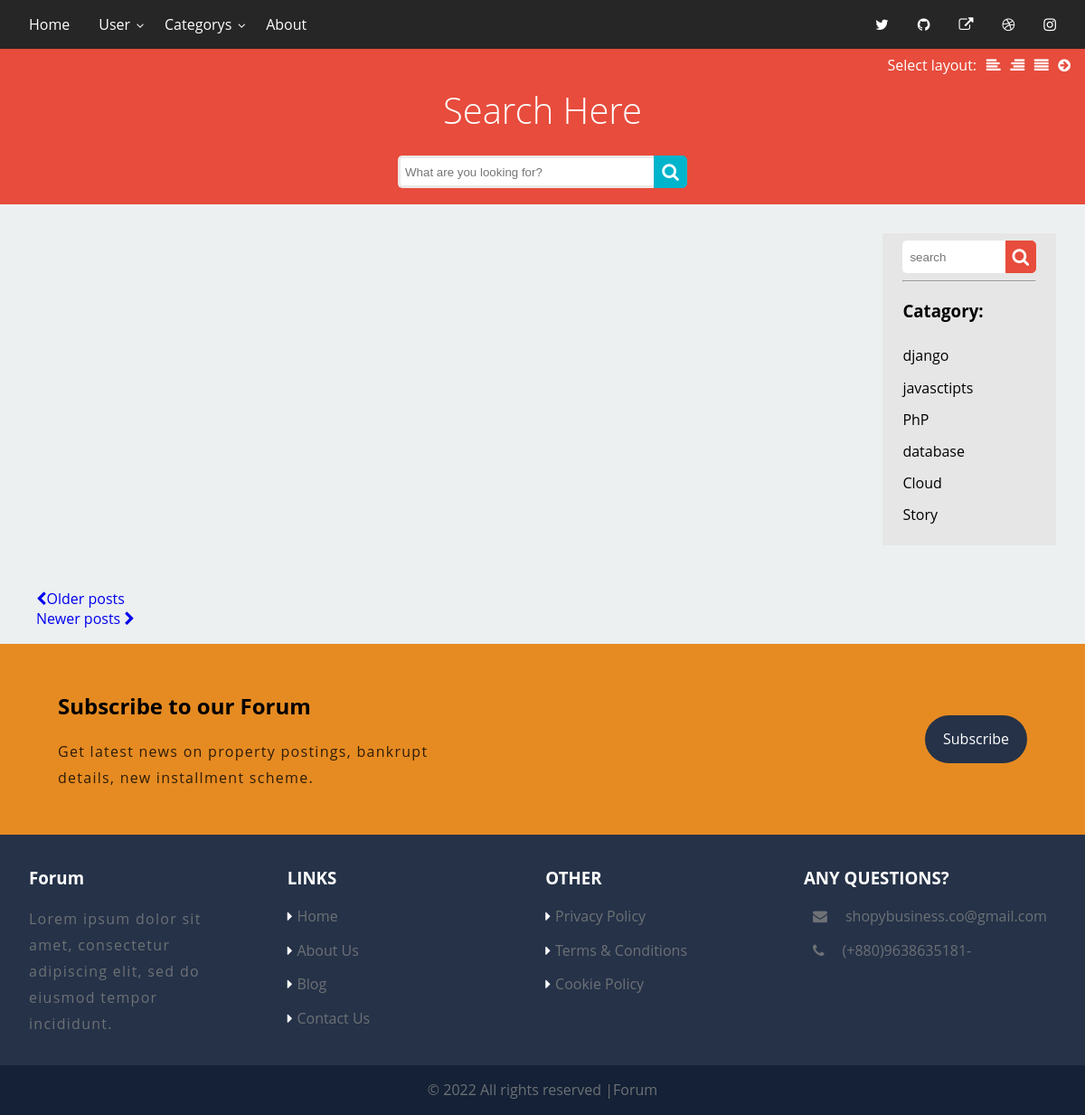
The page /category/story/ (signed in) on the database its author committed.
### home/models.py (models this page shows, shortened)
class Category (models.Model):
    name = models.CharField(max_length=200)
    slug = models.SlugField(max_length=255, unique=True)
    class Meta:
        verbose_name_plural= 'Categories'

### home/views.py (the view)
# urls.py: path('category/<slug:slug>/', views.category, name='category'),
def category(request, slug):
    allblogs = BlogModel.objects.filter(category__slug=slug)
    categories = Category.objects.all()
    context =  { 'allblogs': allblogs,
                 'categories': categories,
                }
    return render (request, 'blog/home.html', context)

### home/templates/blog/home.html (shortened to what this page needs)
{% extends "blog/base.html" %}
{% load custom_filters % }
{% block content %}
<div class="outer-wrap">
  <header class="masthead">
    <div class="sidebar-switcher">
      Select layout: <a href="#" class="sidebar-left-toggle"><i class="fa fa-align-left"></i></a> <a href="#" class="sidebar-right-toggle"><i
          class="fa fa-align-right"></i><span class="screen-reader-text">Move sidebar to the right</span></a> <a
        href="#" class="no-sidebar-toggle"><i class="fa fa-align-justify"></i></a> <a href="#" class="hide-sidebar-toggle"><i
          class="fa fa-arrow-circle-right"></i><span class="screen-reader-text">Remove sidebar</span></a>
    </div>
    <div class="centered">
      <div class="site-branding">
        <h5 class="site-title">Search Here</h5>
        <div class="wrap">
          <div class="search">
            <form class="search-form" action="" method="POST">
              <input type="text" name="search" class="searchTerm" aria-label="Search"
                placeholder="What are you looking for?">
              <button type="submit" class="searchButton">
                <i class="fa fa-search"></i>
              </button>
            </form>
          </div>
        </div>
      </div>
    </div>
  </header>
  <div class="content">
    <main class="main-area">
    </main>
    <div class="sidebar">
      <div class="squish-container">
        <form class="search-form" action="" method="POST">
          <input type="text" name="search" class="sidebar-searchTerm" aria-label="Search" placeholder="search">
          <button type="submit" class="sidebar-searchButton ">
            <i class="fa fa-search"></i>
          </button>
        </form>
        <hr>
        <h3>Catagory:</h3>
        <nav class="example-menu">
          <ul>
            {% for category in categories %}
            <li>
              <a class="dropdown-item" href="{% url 'home' %}?category={{category.name}} " target="_blank">
                {{category.name}}
              </a>
            </li>
            {% endfor %}
          </ul>
        </nav>
      </div>
    </div>
  </div>
</div>
<div class="">
  <div aria-label="Blog pagination">
    <ul class="">
      <li class=""><a class="page-link text-sm rounded" href="#"> <i class="fa fa-chevron-left "></i>Older
          posts</a></li>
      <li class=""><a class="" href="#" tabindex="-1">Newer posts
          <i class="fa fa-chevron-right "></i></a></li>
    </ul>
  </div>
</div>

### static/css/custom.css (style rules this page uses)
*,html { scroll-behavior: smooth; }
*, *:after, *:before { -webkit-box-sizing: border-box; -moz-box-sizing: border-box; box-sizing: border-box; }
:root { scrollbar-color: rgb(210,210,210) rgb(46,54,69) !important; scrollbar-width: thin !important; --white:#fff; --black:#131417; --primary:#e6810ee8; --primarylite:#53b141; --gray:#6d7175; --dark:#253248; --darklite:#364256; --lite:#f8f9fa; }
body { margin: 0; }
body { background: #ecf0f1; line-height: 1.4; font-family: sans-serif; }
.centered { margin: 0 auto; padding: 0 1em; }
@media screen and (min-width: 52em) { .centered { max-width: 52em; } }
.masthead { background: #e74c3c; }
.site-title { margin: 0 0 1em; padding: 1em 0; font-size: 2em; font-weight: 300; text-align: center; color: #FFF; }
@media screen and (min-width: 44.44em) { .site-title { font-size: 2em; } }
@media screen and (min-width: 50em) { .site-title { font-size: 2.5em; } }
.site-title { margin-bottom: 0; }
.sidebar { margin:2rem; padding: .5em 1.4em 1em; background: hsl(0, 0%, 90%); overflow: hidden; height: fit-content; }
.example-menu ul { list-style-type: none; margin: 0; padding: 0; }
.example-menu a { display: block; padding: .4em 0; color: inherit; text-decoration: none; transition: all 0.5s ease; }
@media screen and (min-width: 40em) { .sidebar-switcher { position: absolute; right: 0; padding: .4em 1em; color: #FFF; } }
@media screen and (min-width: 40em) { .sidebar-switcher a { color: #FFF; padding-left: .4em; } }
@media screen and (min-width: 40em) { .outer-wrap { display: flex; flex-direction: column; } }
@media screen and (min-width: 40em) { .content { display: flex; } }
@media screen and (min-width: 40em) { .main-area { flex: 1 1 auto; order: 1; } }
@media screen and (min-width: 40em) { .sidebar { flex: 0 0 12em; order: 2; } }
.main-area { padding: 2em; }
body { font-family: 'Open Sans', sans-serif; }
.search-form { display: flex; width: 100%; }
.search { width: 100%; position: relative; display: flex; }
.searchTerm { width: 100%; border: 3px solid #ece9e8; border-right: none; padding: 5px; border-radius: 5px 0 0 5px; outline: none; color: #9DBFAF; }
.searchButton { width: 40px; height: 36px; border: 1px solid #00B4CC; background: #00B4CC; text-align: center; color: #fff; border-radius: 0 5px 5px 0; cursor: pointer; font-size: 20px; }
.wrap { width: 40%; position: relative; top: 50%; left: 50%; transform: translate(-50%, -50%); }
.sidebar-searchTerm { width: 100%; border: 3px solid #ffffff;; border-right: none; padding: 5px; border-radius: 5px 0 0 5px; outline: none; color: #9DBFAF; }
.sidebar-searchButton { width: 40px; height: 36px; border: 1px solid #e74c3c; background: #e74c3c; text-align: center; color: #fff; border-radius: 0 5px 5px 0; cursor: pointer; font-size: 20px; }
a { text-decoration:none; transition:0.5s; outline:none !important; }
li { list-style:none; }

### rows shown on the page
Category: name "django"
Category: name "javasctipts"
Category: name "PhP"
Category: name "database"
Category: name "Cloud"
Category: name "Story"
